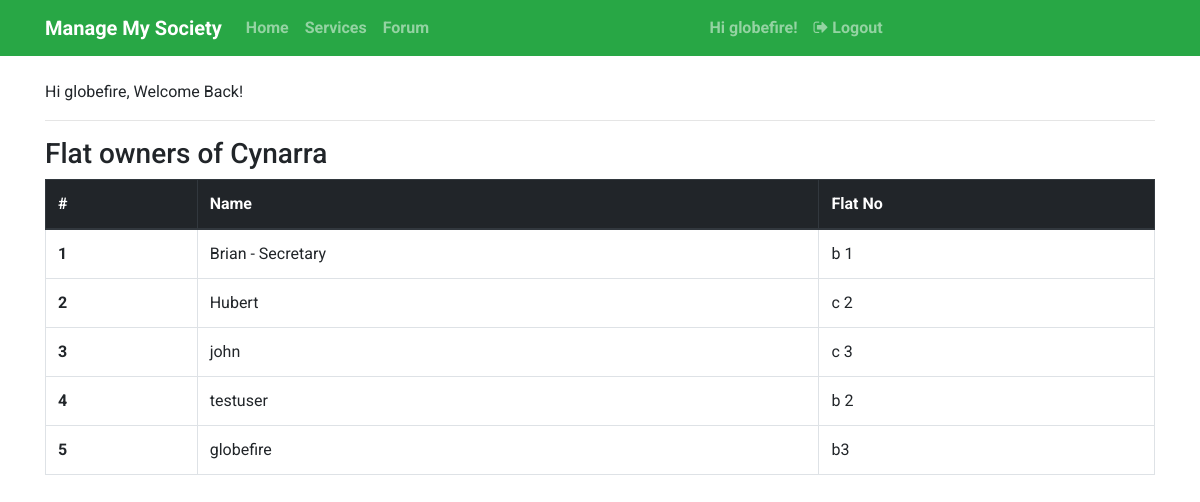
/home/ (signed in), run on an earlier commit of the app's database.
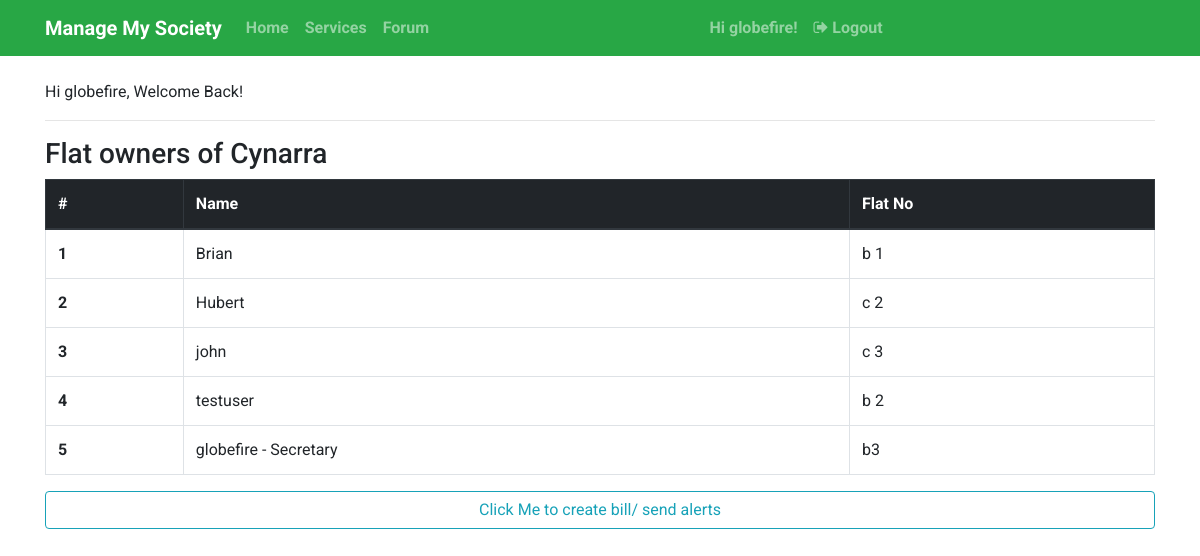
And on a later commit of the database.
### societies/models.py (models this page shows, shortened)
class SocietyDetail(models.Model):
    address = models.CharField(max_length = 1000, null = False)
    secretary = models.ForeignKey(User, on_delete=models.CASCADE)
    society_name = models.CharField(max_length = 100, null = False)
    def __str__(self):
        return self.society_name

class Owner(models.Model):
    society = models.ForeignKey(SocietyDetail, on_delete=models.CASCADE)
    name = models.ForeignKey(User, on_delete=models.CASCADE)
    flat_no = models.CharField(max_length = 20, null = False)

### users/views.py (the view)
# urls.py: path('home/', user_views.home, name = 'home'),
@login_required
def home(request):
    loggedinUser = Owner.objects.filter(name = request.user)
    secretary = SocietyDetail.objects.filter(society_name = loggedinUser[0].society)
    flatOwners = Owner.objects.filter(society = secretary[0])
    isSec = (str(request.user) == str(secretary[0].secretary))
    return render(
            request,
            'users/home.html',
            {
            'secretary': secretary[0],
            'flatOwners': flatOwners,
            'isSec': isSec
            }
        )

### users/templates/users/home.html
{% extends 'users/base.html' %}
{% block content %}
<div class="container">
    {% if messages %}
        {% for i in messages %}
            <h5 class="alert alert-success">
                {{ i }}
            </h5>
        {% endfor %}
    {% else %}
        Hi {{ user.username }}, Welcome Back!
    {% endif %}
    <hr/>
    <h3>Flat owners of {{ secretary.society_name }}</h3>
    <table class="table table-bordered table-hover">
        <thead class="thead-dark">
            <tr>
            <th scope="col">#</th>
            <th scope="col">Name</th>
            <th scope="col">Flat No</th>
            </tr>
        </thead>
        <tbody>
            {% for i in flatOwners %}
                <tr>
                    <th scope="row">{{ forloop.counter }}</th>
                    {% if i.name == secretary.secretary %}
                        <td>{{ i.name }} - Secretary</td>
                    {% else %}
                        <td>{{ i.name }}</td>
                    {% endif %}
                    <td>{{ i.flat_no }}</td>
                </tr>
            {% endfor %}
        </tbody>
    </table>
    {% if isSec %}
        <a href="{% url 'createBill' %}" class="btn btn-outline-info btn-block">
            Click Me to create bill/ send alerts
        </a>
    {% endif %}
</div>
{% endblock content %}

### users/templates/users/base.html (shortened to what this page needs)
<!DOCTYPE html>
<html>
    <head>
        <link href="https://stackpath.bootstrapcdn.com/font-awesome/4.7.0/css/font-awesome.min.css" rel="stylesheet">
        <link rel="stylesheet" href="https://maxcdn.bootstrapcdn.com/bootstrap/4.0.0/css/bootstrap.min.css">
        <link rel="stylesheet" href="http://code.jquery.com/ui/1.10.3/themes/smoothness/jquery-ui.css" />
    </head>
    <body style="font-family: 'Roboto', sans-serif;">
        <nav class="navbar sticky-top navbar-expand-lg navbar-dark bg-success" style="font-weight: bolder;">
            <div class="container">
                <a class="navbar-brand"  href="{% url 'landing' %}">Manage My Society</a>
                <div class="collapse navbar-collapse" id="navbarText" style="color: white;">
                    <div class="navbar-nav mr-auto">
                        <a class="nav-item nav-link" href="{% url 'home' %}">Home</a>
                        <a class="nav-item nav-link" href="#services">Services</a>
                        {% if user.username %}
                        <a class="nav-item nav-link" href="{% url 'forum' %}">Forum</a>
                        {% endif %}
                    </div>
                    <div class="navbar-nav mr-auto">
                        {% if user.username %}
                        <span class="nav-item nav-link">Hi {{ user.username }}!</span>
                        <a class="nav-item nav-link" href="{% url 'logout' %}">
                            <i class="fa fa-sign-out" aria-hidden="true"></i> Logout
                        </a>
                        {% else %}
                        <a class="nav-item nav-link" href="{% url 'login' %}">
                            <i class="fa fa-user-circle"></i> Login</a>
                        {% endif %}
                    </div>
                </div>
            </div>
        </nav>
        <br/>
        {% block content %} {% endblock %}
    </body>
</html>

What changed in the data, as far as the page shows it:
changed SocietyDetail "Cynarra": secretary_id 8 → 1 (drawn)
Also different on the page:
text now shown: "Click Me to create bill/ send alerts"
